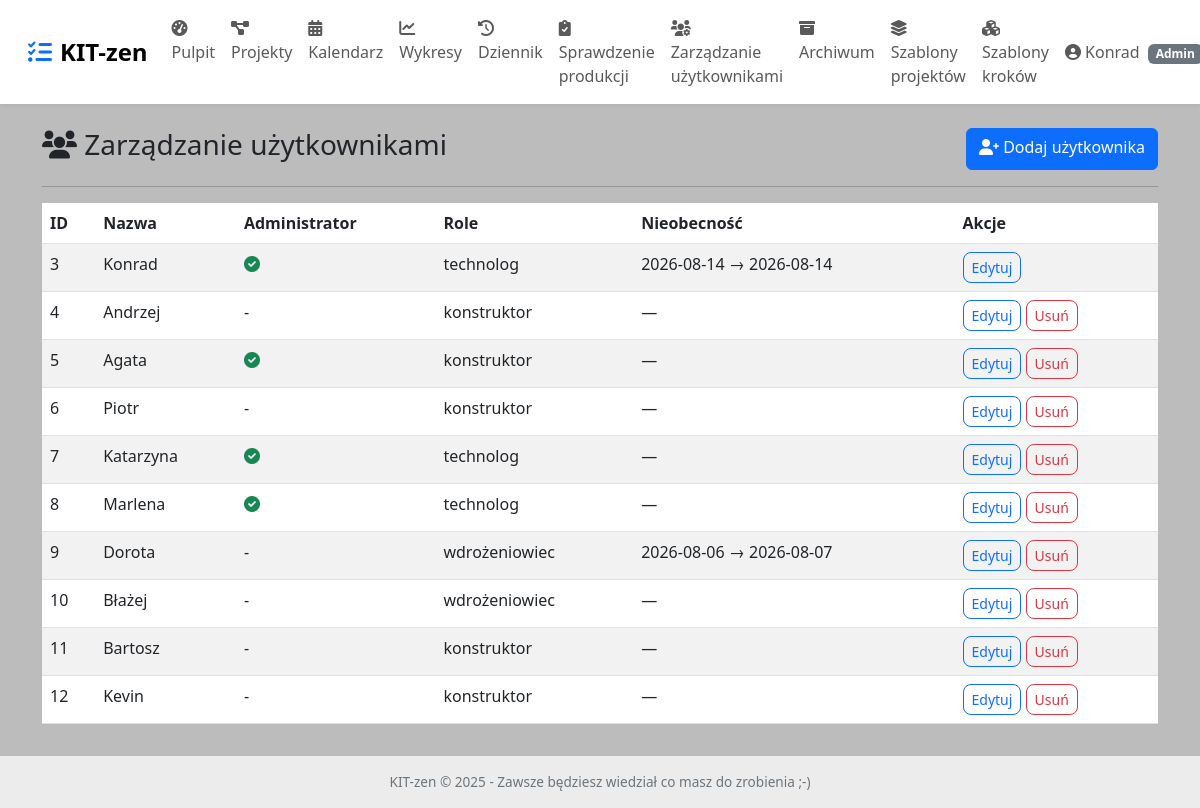
The app's page /admin/users (signed in) with its own data.
### app7/kdeep/app.py (models this page shows, shortened)
class User(UserMixin, db.Model):
    __tablename__ = 'user'
    id = db.Column(db.Integer, primary_key=True)
    username = db.Column(db.String(80), unique=True, nullable=False)
    password = db.Column(db.String(200), nullable=False)
    is_admin = db.Column(db.Boolean, default=False)
    absence_start = db.Column(db.Date, nullable=True)
    absence_end = db.Column(db.Date, nullable=True)
    roles = db.relationship('Role', secondary=user_roles, backref=db.backref('users', lazy='dynamic'))

class Role(db.Model):
    __tablename__ = 'role'
    id = db.Column(db.Integer, primary_key=True)
    name = db.Column(db.String(30), unique=True, nullable=False)

### app7/kdeep/app.py (the view)
@app.route('/admin/users')
@login_required
@admin_required
def admin_users():
    users = User.query.all()
    return render_template('admin_users.html', users=users)

### app7/kdeep/app.py (called while the page is built)
def admin_required(f):
    @wraps(f)
    def decorated_function(*args, **kwargs):
        if not current_user.is_authenticated or not current_user.is_admin:
            flash('Dostęp tylko dla administratora.', 'danger')
            return redirect(url_for('dashboard'))
        return f(*args, **kwargs)
    return decorated_function

@login_manager.user_loader
def load_user(user_id):
    return User.query.get(int(user_id))

### app7/kdeep/templates/admin_users.html
{% extends "base.html" %}
{% block content %}
<div class="d-flex justify-content-between">
    <h3><i class="fas fa-users"></i> Zarządzanie użytkownikami</h3>
    <a href="{{ url_for('add_user') }}" class="btn btn-primary"><i class="fas fa-user-plus"></i> Dodaj użytkownika</a>
</div>
<hr>
<table class="table table-striped table-hover">
    <thead>
        <tr><th>ID</th><th>Nazwa</th><th>Administrator</th><th>Role</th><th>Nieobecność</th><th>Akcje</th></tr>
    </thead>
    <tbody>
        {% for u in users %}
        <tr>
            <td>{{ u.id }}</td>
            <td>{{ u.username }}</td>
            <td>{% if u.is_admin %}<i class="fas fa-check-circle text-success"></i>{% else %}-{% endif %}</td>
            <td>{% for r in u.roles %}{{ r.name }}{% if not loop.last %}, {% endif %}{% endfor %}</td>
            <td>{% if u.absence_start %} {{ u.absence_start.strftime('%Y-%m-%d') }} → {{ u.absence_end.strftime('%Y-%m-%d') if u.absence_end else '' }}{% else %}—{% endif %}</td>
            <td>
                <a href="{{ url_for('edit_user', user_id=u.id) }}" class="btn btn-sm btn-outline-primary">Edytuj</a>
                {% if u.id != current_user.id %}
                <a href="{{ url_for('delete_user', user_id=u.id) }}" class="btn btn-sm btn-outline-danger" onclick="return confirm('Usunąć użytkownika?')">Usuń</a>
                {% endif %}
            </td>
        </tr>
        {% endfor %}
    </tbody>
</table>
{% endblock %}

### app7/kdeep/templates/base.html (shortened to what this page needs)
<!DOCTYPE html>
<html lang="pl">
<head>
    <link href="https://cdn.jsdelivr.net/npm/bootstrap@5.3.0/dist/css/bootstrap.min.css" rel="stylesheet">
    <link rel="stylesheet" href="https://cdnjs.cloudflare.com/ajax/libs/font-awesome/6.0.0/css/all.min.css">
</head>
<body>
<nav class="navbar navbar-expand-lg bg-white px-3 py-2">
    <div class="container-fluid">
        <a class="navbar-brand" href="{{ url_for('dashboard') }}">
            <i class="fas fa-tasks me-2 text-primary"></i>KIT-zen
        </a>
        <div class="collapse navbar-collapse" id="navbarMain">
            <ul class="navbar-nav me-auto mb-2 mb-lg-0">
                <li class="nav-item"><a class="nav-link" href="{{ url_for('dashboard') }}"><i class="fas fa-tachometer-alt"></i> Pulpit</a></li>
                <li class="nav-item"><a class="nav-link" href="{{ url_for('project_list') }}"><i class="fas fa-project-diagram"></i> Projekty</a></li>
                <li class="nav-item"><a class="nav-link" href="{{ url_for('calendar_view') }}"><i class="fas fa-calendar-alt"></i> Kalendarz</a></li>
                <li class="nav-item"><a class="nav-link" href="{{ url_for('charts') }}"><i class="fas fa-chart-line"></i> Wykresy</a></li>
                <li class="nav-item"><a class="nav-link" href="{{ url_for('view_logs') }}"><i class="fas fa-history"></i> Dziennik</a></li>
                {% if current_user.is_authenticated and (current_user.is_admin or current_user.has_role('technolog')) %}
                <li class="nav-item"><a class="nav-link" href="{{ url_for('sprawdzenie_produkcji') }}"><i class="fas fa-clipboard-check"></i> Sprawdzenie produkcji</a></li>
                {% endif %}
                {% if current_user.is_admin %}
                <li class="nav-item"><a class="nav-link" href="{{ url_for('admin_users') }}"><i class="fas fa-users-cog"></i> Zarządzanie użytkownikami</a></li>
                <li class="nav-item"><a class="nav-link" href="{{ url_for('archive') }}"><i class="fas fa-archive"></i> Archiwum</a></li>
                <li class="nav-item"><a class="nav-link" href="{{ url_for('list_project_templates') }}"><i class="fas fa-layer-group"></i> Szablony projektów</a></li>
                <li class="nav-item"><a class="nav-link" href="{{ url_for('list_step_templates') }}"><i class="fas fa-cubes"></i> Szablony kroków</a></li>
                {% endif %}
            </ul>
            <ul class="navbar-nav ms-auto">
                <li class="nav-item dropdown">
                    <a class="nav-link dropdown-toggle" href="#" id="userDropdown" role="button" data-bs-toggle="dropdown">
                        <i class="fas fa-user-circle"></i> {{ current_user.username }}
                        {% if current_user.is_admin %}<span class="badge bg-secondary ms-1">Admin</span>{% endif %}
                    </a>
                </li>
            </ul>
        </div>
    </div>
</nav>
<div class="container mt-4">
    {% block content %}{% endblock %}
</div>
<div class="footer">
    KIT-zen &copy; 2025 - Zawsze będziesz wiedział co masz do zrobienia ;-)
</div>
</body>
</html>

### app7/kdeep/templates/base.html (style rules this page uses)
body { background-color: #bcbcbd; font-family: 'Segoe UI', Roboto, 'Helvetica Neue', sans-serif; }
.navbar-brand { font-weight: bold; font-size: 1.5rem; }
.navbar { box-shadow: 0 2px 4px rgba(0,0,0,0.05); }
.btn-sm { border-radius: 0.5rem; }
.footer { text-align: center; background-color: #ececec; margin-top: 2rem; padding: 1rem; color: #6c757d; font-size: 0.85rem; }

### records on screen
User: username "Konrad", id "3", is_admin True (drawn), absence_start "2026-08-14", absence_end "2026-08-14"
Role: name "technolog"
User: id "4", username "Andrzej"
Role: name "konstruktor"
User: id "5", username "Agata", is_admin True (drawn)
User: id "6", username "Piotr"
User: id "7", username "Katarzyna", is_admin True (drawn)
User: id "8", username "Marlena", is_admin True (drawn)
User: id "9", username "Dorota", absence_start "2026-08-06", absence_end "2026-08-07"
Role: name "wdrożeniowiec"
User: id "10", username "Błażej"
User: id "11", username "Bartosz"
User: id "12", username "Kevin"
